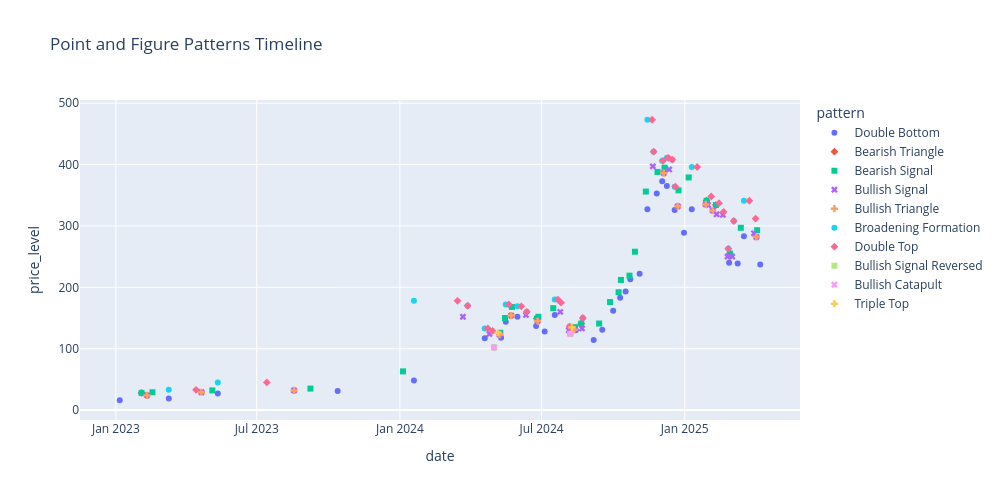

Write notebook code for a chart like this one.
### Code cell
df_patterns = pd.DataFrame(all_patterns)
df_patterns['date'] = pd.to_datetime(df_patterns['date'])
df_patterns = df_patterns.sort_values('date', ascending=True)
df_pnfcolumns = pd.DataFrame(pnf_columns)
# Group and count patterns by date
df_pattern_counts = df_patterns['date'].value_counts().sort_index()
#df_strategicpositions = pd.DataFrame(strategic_positions)

# Extract unique sorted monthly tick positions
monthly_ticks = pd.date_range(start=df_patterns['date'].min(), end=df_patterns['date'].max(), freq='MS')  # 'MS' = Month Start
tickvals = monthly_ticks
ticktext = monthly_ticks.strftime('%b %Y')

# Plot Patterns
fig_patterns = px.scatter(df_patterns, x='date', y='price_level',
                 color='pattern',
                 symbol='pattern',
                 title="P&F Patterns Timeline",
                 labels={'breakout_price': 'Price Level'})
fig_patterns.update_traces(marker=dict(size=6))
fig_patterns.update_layout(height=500, width=1000, title_text="Point and Figure Patterns Timeline")
fig_patterns.show()

### Figure 1 — Plotly figure (JSON) as saved in the notebook; plotly's stock layout.template omitted (floating-point values rounded to 4 significant figures)
{"data": [{"hovertemplate": "pattern=Double Bottom<br>date=%{x}<br>price_level=%{y}<extra></extra>", "legendgroup": "Double Bottom", "marker": {"color": "#636efa", "size": 6, "symbol": "circle"}, "mode": "markers", "name": "Double Bottom", "orientation": "v", "showlegend": true, "type": "scatter", "x": ["2023-01-06T00:00:00", "2023-03-10T00:00:00", "2023-05-12T00:00:00", "2023-10-13T00:00:00", "2024-01-19T00:00:00", "2024-04-19T00:00:00", "2024-05-01T00:00:00", "2024-05-10T00:00:00", "2024-05-16T00:00:00", "2024-05-31T00:00:00", "2024-06-24T00:00:00", "2024-07-05T00:00:00", "2024-07-18T00:00:00", "2024-08-07T00:00:00", "2024-08-14T00:00:00", "2024-09-06T00:00:00", "2024-09-17T00:00:00", "2024-10-01T00:00:00", "2024-10-10T00:00:00", "2024-10-17T00:00:00", "2024-10-23T00:00:00", "2024-11-04T00:00:00", "2024-11-14T00:00:00", "2024-11-26T00:00:00", "2024-12-03T00:00:00", "2024-12-09T00:00:00", "2024-12-19T00:00:00", "2024-12-31T00:00:00", "2025-01-10T00:00:00", "2025-02-27T00:00:00", "2025-03-10T00:00:00", "2025-03-18T00:00:00", "2025-04-08T00:00:00"], "xaxis": "x", "y": [16, 19, 27, 31, 48, 117, 102, 118, 144, 152, 137, 128, 155, 124, 130, 114, 131, 162, 183, 193, 213, 222, 327, 353, 373, 365, 326, 289, 327, 240, 239, 283, 237], "yaxis": "y"}, {"hovertemplate": "pattern=Bearish Triangle<br>date=%{x}<br>price_level=%{y}<extra></extra>", "legendgroup": "Bearish Triangle", "marker": {"color": "#EF553B", "size": 6, "symbol": "diamond"}, "mode": "markers", "name": "Bearish Triangle", "orientation": "v", "showlegend": true, "type": "scatter", "x": ["2023-02-03T00:00:00", "2024-06-25T00:00:00", "2024-08-21T00:00:00", "2025-01-29T00:00:00", "2025-02-10T00:00:00", "2025-02-28T00:00:00"], "xaxis": "x", "y": [28, 149, 141, 341, 334, 255], "yaxis": "y"}, {"hovertemplate": "pattern=Bearish Signal<br>date=%{x}<br>price_level=%{y}<extra></extra>", "legendgroup": "Bearish Signal", "marker": {"color": "#00cc96", "size": 6, "symbol": "square"}, "mode": "markers", "name": "Bearish Signal", "orientation": "v", "showlegend": true, "type": "scatter", "x": ["2023-02-03T00:00:00", "2023-02-17T00:00:00", "2023-05-05T00:00:00", "2023-09-08T00:00:00", "2024-01-05T00:00:00", "2024-05-09T00:00:00", "2024-05-15T00:00:00", "2024-05-24T00:00:00", "2024-06-25T00:00:00", "2024-06-27T00:00:00", "2024-07-16T00:00:00", "2024-08-13T00:00:00", "2024-08-21T00:00:00", "2024-09-13T00:00:00", "2024-09-27T00:00:00", "2024-10-08T00:00:00", "2024-10-11T00:00:00", "2024-10-22T00:00:00", "2024-10-29T00:00:00", "2024-11-12T00:00:00", "2024-11-27T00:00:00", "2024-12-06T00:00:00", "2024-12-24T00:00:00", "2025-01-06T00:00:00", "2025-01-29T00:00:00", "2025-02-10T00:00:00", "2025-02-28T00:00:00", "2025-03-14T00:00:00", "2025-04-04T00:00:00"], "xaxis": "x", "y": [28, 29, 32, 35, 63, 126, 150, 168, 149, 152, 166, 135, 141, 141, 176, 192, 212, 219, 258, 356, 388, 395, 358, 379, 341, 334, 255, 297, 293], "yaxis": "y"}, {"hovertemplate": "pattern=Bullish Signal<br>date=%{x}<br>price_level=%{y}<extra></extra>", "legendgroup": "Bullish Signal", "marker": {"color": "#ab63fa", "size": 6, "symbol": "x"}, "mode": "markers", "name": "Bullish Signal", "orientation": "v", "showlegend": true, "type": "scatter", "x": ["2023-02-10T00:00:00", "2023-04-21T00:00:00", "2023-08-18T00:00:00", "2024-03-22T00:00:00", "2024-04-25T00:00:00", "2024-05-08T00:00:00", "2024-05-23T00:00:00", "2024-06-11T00:00:00", "2024-06-26T00:00:00", "2024-07-25T00:00:00", "2024-08-05T00:00:00", "2024-08-12T00:00:00", "2024-08-22T00:00:00", "2024-11-21T00:00:00", "2024-12-05T00:00:00", "2024-12-12T00:00:00", "2024-12-23T00:00:00", "2025-01-28T00:00:00", "2025-01-31T00:00:00", "2025-02-06T00:00:00", "2025-02-11T00:00:00", "2025-02-19T00:00:00", "2025-02-25T00:00:00", "2025-03-03T00:00:00", "2025-03-31T00:00:00", "2025-04-03T00:00:00"], "xaxis": "x", "y": [24, 29, 32, 152, 124, 123, 154, 155, 145, 160, 130, 131, 133, 397, 386, 392, 332, 335, 334, 325, 319, 318, 250, 250, 288, 282], "yaxis": "y"}, {"hovertemplate": "pattern=Bullish Triangle<br>date=%{x}<br>price_level=%{y}<extra></extra>", "legendgroup": "Bullish Triangle", "marker": {"color": "#FFA15A", "size": 6, "symbol": "cross"}, "mode": "markers", "name": "Bullish Triangle", "orientation": "v", "showlegend": true, "type": "scatter", "x": ["2023-02-10T00:00:00", "2023-04-21T00:00:00", "2023-08-18T00:00:00", "2024-05-08T00:00:00", "2024-05-23T00:00:00", "2024-06-26T00:00:00", "2024-08-12T00:00:00", "2024-12-05T00:00:00", "2024-12-23T00:00:00", "2025-01-28T00:00:00", "2025-02-06T00:00:00", "2025-04-03T00:00:00"], "xaxis": "x", "y": [24, 29, 32, 123, 154, 145, 131, 386, 332, 335, 325, 282], "yaxis": "y"}, {"hovertemplate": "pattern=Broadening Formation<br>date=%{x}<br>price_level=%{y}<extra></extra>", "legendgroup": "Broadening Formation", "marker": {"color": "#19d3f3", "size": 6, "symbol": "circle"}, "mode": "markers", "name": "Broadening Formation", "orientation": "v", "showlegend": true, "type": "scatter", "x": ["2023-03-10T00:00:00", "2023-05-12T00:00:00", "2024-01-19T00:00:00", "2024-03-28T00:00:00", "2024-04-19T00:00:00", "2024-04-29T00:00:00", "2024-05-16T00:00:00", "2024-05-31T00:00:00", "2024-06-12T00:00:00", "2024-07-18T00:00:00", "2024-08-06T00:00:00", "2024-08-23T00:00:00", "2024-11-14T00:00:00", "2024-11-22T00:00:00", "2024-12-03T00:00:00", "2024-12-09T00:00:00", "2024-12-16T00:00:00", "2024-12-19T00:00:00", "2025-01-10T00:00:00", "2025-02-26T00:00:00", "2025-03-05T00:00:00", "2025-03-18T00:00:00"], "xaxis": "x", "y": [33, 45, 178, 170, 133, 129, 172, 169, 160, 180, 136, 150, 473, 421, 406, 411, 408, 364, 396, 263, 308, 341], "yaxis": "y"}, {"hovertemplate": "pattern=Double Top<br>date=%{x}<br>price_level=%{y}<extra></extra>", "legendgroup": "Double Top", "marker": {"color": "#FF6692", "size": 6, "symbol": "diamond"}, "mode": "markers", "name": "Double Top", "orientation": "v", "showlegend": true, "type": "scatter", "x": ["2023-04-14T00:00:00", "2023-07-14T00:00:00", "2024-03-15T00:00:00", "2024-03-28T00:00:00", "2024-04-23T00:00:00", "2024-04-29T00:00:00", "2024-05-20T00:00:00", "2024-06-05T00:00:00", "2024-06-12T00:00:00", "2024-07-22T00:00:00", "2024-07-26T00:00:00", "2024-08-06T00:00:00", "2024-08-23T00:00:00", "2024-11-20T00:00:00", "2024-11-22T00:00:00", "2024-12-04T00:00:00", "2024-12-11T00:00:00", "2024-12-16T00:00:00", "2024-12-20T00:00:00", "2025-01-17T00:00:00", "2025-02-04T00:00:00", "2025-02-14T00:00:00", "2025-02-20T00:00:00", "2025-02-26T00:00:00", "2025-03-05T00:00:00", "2025-03-25T00:00:00", "2025-04-02T00:00:00"], "xaxis": "x", "y": [33, 45, 178, 170, 133, 129, 172, 169, 160, 180, 175, 136, 150, 473, 421, 406, 411, 408, 364, 396, 348, 337, 323, 263, 308, 341, 312], "yaxis": "y"}, {"hovertemplate": "pattern=Bullish Signal Reversed<br>date=%{x}<br>price_level=%{y}<extra></extra>", "legendgroup": "Bullish Signal Reversed", "marker": {"color": "#B6E880", "size": 6, "symbol": "square"}, "mode": "markers", "name": "Bullish Signal Reversed", "orientation": "v", "showlegend": true, "type": "scatter", "x": ["2024-05-01T00:00:00", "2024-08-07T00:00:00"], "xaxis": "x", "y": [102, 124], "yaxis": "y"}, {"hovertemplate": "pattern=Bullish Catapult<br>date=%{x}<br>price_level=%{y}<extra></extra>", "legendgroup": "Bullish Catapult", "marker": {"color": "#FF97FF", "size": 6, "symbol": "x"}, "mode": "markers", "name": "Bullish Catapult", "orientation": "v", "showlegend": true, "type": "scatter", "x": ["2024-05-01T00:00:00", "2024-08-07T00:00:00"], "xaxis": "x", "y": [102, 124], "yaxis": "y"}, {"hovertemplate": "pattern=Triple Top<br>date=%{x}<br>price_level=%{y}<extra></extra>", "legendgroup": "Triple Top", "marker": {"color": "#FECB52", "size": 6, "symbol": "cross"}, "mode": "markers", "name": "Triple Top", "orientation": "v", "showlegend": true, "type": "scatter", "x": ["2024-05-06T00:00:00", "2024-08-09T00:00:00"], "xaxis": "x", "y": [126, 135], "yaxis": "y"}], "layout": {"height": 500, "legend": {"title": {"text": "pattern"}, "tracegroupgap": 0}, "title": {"text": "Point and Figure Patterns Timeline"}, "width": 1000, "xaxis": {"anchor": "y", "autorange": true, "domain": [0, 1], "range": ["2022-11-15 19:58:10.2334", "2025-05-29 04:01:49.7666"], "title": {"text": "date"}, "type": "date"}, "yaxis": {"anchor": "x", "autorange": true, "domain": [0, 1], "range": [-16.18, 505.2], "title": {"text": "price_level"}, "type": "linear"}}}
